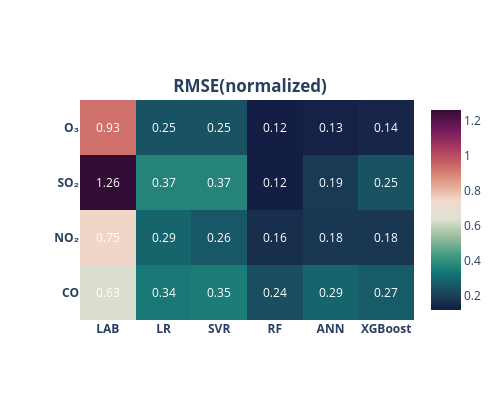

The notebook cell this image was saved under:
### Code cell
import plotly.graph_objects as go
from functools import reduce
from itertools import product

z=[[round(RMSE_lab_CO,2),round(RMSE_lr_CO,2) , round(RMSE_svr_CO,2), round(RMSE_rf_CO,2), 
    round(RMSE_ann_CO,2),round(RMSE_xgb_CO,2)], 
   [round(RMSE_lab_NO2,2),round(RMSE_lr_NO2,2) , round(RMSE_svr_NO2,2), round(RMSE_rf_NO2,2), 
   round( RMSE_ann_NO2,2),round(RMSE_xgb_NO2,2)], 
   [round(RMSE_lab_SO2,2),round(RMSE_lr_SO2,2) , round(RMSE_svr_SO2,2),round(RMSE_rf_SO2,2), 
    round(RMSE_ann_SO2,2),round(RMSE_xgb_SO2,2)],
  [round(RMSE_lab_O3,2),round(RMSE_lr_O3,2) , round(RMSE_svr_O3,2), round(RMSE_rf_O3,2), 
   round(RMSE_ann_O3,2),round(RMSE_xgb_O3,2)]]
x=['<b>LAB</b>', '<b>LR</b>', '<b>SVR</b>', '<b>RF</b>', '<b>ANN</b>','<b>XGBoost</b>']
y=['<b>CO</b>', '<b>NO2</b>'.translate(subscript), '<b>SO2</b>'.translate(subscript),'<b>O3</b>'.translate(subscript)]

def get_anno_text(z_value):
    annotations=[]
    a, b = len(z_value), len(z_value[0])
    flat_z = reduce(lambda x,y: x+y, z_value) # z_value.flat if you deal with numpy
    coords = product(range(a), range(b))
    for pos, elem in zip(coords, flat_z):
        annotations.append({'font': {'color': '#FFFFFF'},
                    'showarrow': False,
                    'text': str(elem),
                    'x': pos[1],
                    'y': pos[0]})
    return annotations

fig = go.Figure(data=go.Heatmap(
                   z=z,
                   x=x,
                   y=y,
                   hoverongaps = True, colorscale = "curl"))#matter#

fig.update_layout(title={'text': "<b>RMSE(normalized)</b>",
        'y':0.8,
        'x':0.5,
        'xanchor': 'center',
        'yanchor': 'top'},
    annotations = get_anno_text(z),
                 width=500,
height=400)
fig.show()

### Figure 1 — Plotly figure (JSON) as saved in the notebook; plotly's stock layout.template omitted (floating-point values rounded to 4 significant figures)
{"data": [{"colorscale": [[0, "rgb(20, 29, 67)"], [0.09091, "rgb(28, 72, 93)"], [0.1818, "rgb(18, 115, 117)"], [0.2727, "rgb(63, 156, 129)"], [0.3636, "rgb(153, 189, 156)"], [0.4545, "rgb(223, 225, 211)"], [0.5455, "rgb(241, 218, 206)"], [0.6364, "rgb(224, 160, 137)"], [0.7273, "rgb(203, 101, 99)"], [0.8182, "rgb(164, 54, 96)"], [0.9091, "rgb(111, 23, 91)"], [1, "rgb(51, 13, 53)"]], "hoverongaps": true, "type": "heatmap", "x": ["<b>LAB</b>", "<b>LR</b>", "<b>SVR</b>", "<b>RF</b>", "<b>ANN</b>", "<b>XGBoost</b>"], "y": ["<b>CO</b>", "<b>NO₂</b>", "<b>SO₂</b>", "<b>O₃</b>"], "z": [[0.63, 0.34, 0.35, 0.24, 0.29, 0.27], [0.75, 0.29, 0.26, 0.16, 0.18, 0.18], [1.26, 0.37, 0.37, 0.12, 0.19, 0.25], [0.93, 0.25, 0.25, 0.12, 0.13, 0.14]]}], "layout": {"annotations": [{"font": {"color": "#FFFFFF"}, "showarrow": false, "text": "0.63", "x": 0, "y": 0}, {"font": {"color": "#FFFFFF"}, "showarrow": false, "text": "0.34", "x": 1, "y": 0}, {"font": {"color": "#FFFFFF"}, "showarrow": false, "text": "0.35", "x": 2, "y": 0}, {"font": {"color": "#FFFFFF"}, "showarrow": false, "text": "0.24", "x": 3, "y": 0}, {"font": {"color": "#FFFFFF"}, "showarrow": false, "text": "0.29", "x": 4, "y": 0}, {"font": {"color": "#FFFFFF"}, "showarrow": false, "text": "0.27", "x": 5, "y": 0}, {"font": {"color": "#FFFFFF"}, "showarrow": false, "text": "0.75", "x": 0, "y": 1}, {"font": {"color": "#FFFFFF"}, "showarrow": false, "text": "0.29", "x": 1, "y": 1}, {"font": {"color": "#FFFFFF"}, "showarrow": false, "text": "0.26", "x": 2, "y": 1}, {"font": {"color": "#FFFFFF"}, "showarrow": false, "text": "0.16", "x": 3, "y": 1}, {"font": {"color": "#FFFFFF"}, "showarrow": false, "text": "0.18", "x": 4, "y": 1}, {"font": {"color": "#FFFFFF"}, "showarrow": false, "text": "0.18", "x": 5, "y": 1}, {"font": {"color": "#FFFFFF"}, "showarrow": false, "text": "1.26", "x": 0, "y": 2}, {"font": {"color": "#FFFFFF"}, "showarrow": false, "text": "0.37", "x": 1, "y": 2}, {"font": {"color": "#FFFFFF"}, "showarrow": false, "text": "0.37", "x": 2, "y": 2}, {"font": {"color": "#FFFFFF"}, "showarrow": false, "text": "0.12", "x": 3, "y": 2}, {"font": {"color": "#FFFFFF"}, "showarrow": false, "text": "0.19", "x": 4, "y": 2}, {"font": {"color": "#FFFFFF"}, "showarrow": false, "text": "0.25", "x": 5, "y": 2}, {"font": {"color": "#FFFFFF"}, "showarrow": false, "text": "0.93", "x": 0, "y": 3}, {"font": {"color": "#FFFFFF"}, "showarrow": false, "text": "0.25", "x": 1, "y": 3}, {"font": {"color": "#FFFFFF"}, "showarrow": false, "text": "0.25", "x": 2, "y": 3}, {"font": {"color": "#FFFFFF"}, "showarrow": false, "text": "0.12", "x": 3, "y": 3}, {"font": {"color": "#FFFFFF"}, "showarrow": false, "text": "0.13", "x": 4, "y": 3}, {"font": {"color": "#FFFFFF"}, "showarrow": false, "text": "0.14", "x": 5, "y": 3}], "height": 400, "title": {"text": "<b>RMSE(normalized)</b>", "x": 0.5, "xanchor": "center", "y": 0.8, "yanchor": "top"}, "width": 500}}
